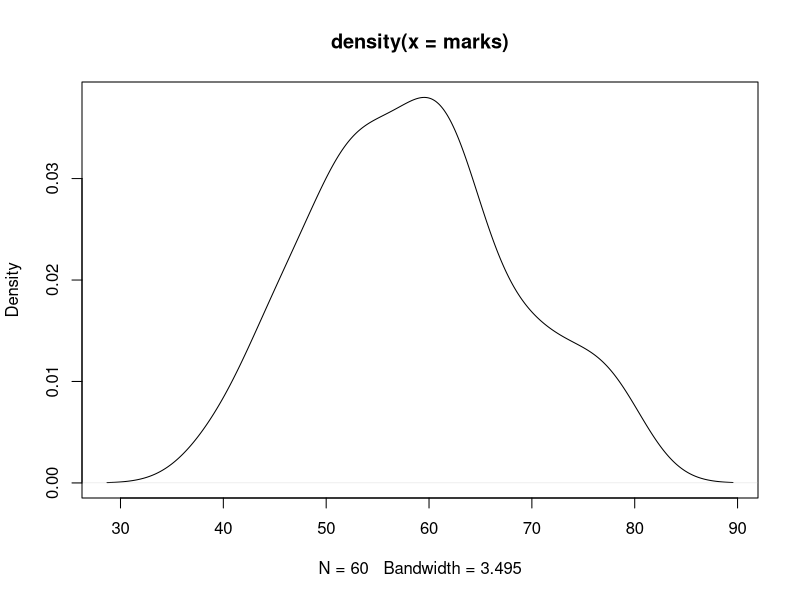

Here is the R script that generated this plot:
#Data Structures - Vectors

x=c(1,5,7,8,4)
x2<-c(8,8,7,9,5)
x
x2
x3=c(0,2,3)
x3
x4=c('M','F','M','F','M')
X5=1:100
X5
(X5=1:100)
#aSSIGN AND DISPLAY
?SEQ
?seq
#For help on functions
(x6=seq(1,100,by=3))
(x7=seq(1,10,length.out = 5))
marks=rnorm(60,mean = 60,sd=10)
marks
plot(density(marks))
